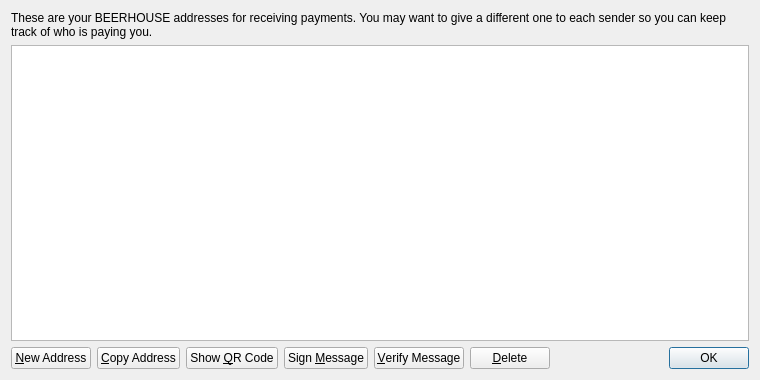
<?xml version="1.0" encoding="UTF-8"?>
<ui version="4.0">
 <class>AddressBookPage</class>
 <widget class="QWidget" name="AddressBookPage">
  <property name="geometry">
   <rect>
    <x>0</x>
    <y>0</y>
    <width>760</width>
    <height>380</height>
   </rect>
  </property>
  <property name="windowTitle">
   <string>Address Book</string>
  </property>
  <layout class="QVBoxLayout" name="verticalLayout">
   <item>
    <widget class="QLabel" name="labelExplanation">
     <property name="text">
      <string>These are your BEERHOUSE addresses for receiving payments. You may want to give a different one to each sender so you can keep track of who is paying you.</string>
     </property>
     <property name="textFormat">
      <enum>Qt::PlainText</enum>
     </property>
     <property name="wordWrap">
      <bool>true</bool>
     </property>
    </widget>
   </item>
   <item>
    <widget class="QTableView" name="tableView">
     <property name="contextMenuPolicy">
      <enum>Qt::CustomContextMenu</enum>
     </property>
     <property name="toolTip">
      <string>Double-click to edit address or label</string>
     </property>
     <property name="tabKeyNavigation">
      <bool>false</bool>
     </property>
     <property name="alternatingRowColors">
      <bool>true</bool>
     </property>
     <property name="selectionMode">
      <enum>QAbstractItemView::SingleSelection</enum>
     </property>
     <property name="selectionBehavior">
      <enum>QAbstractItemView::SelectRows</enum>
     </property>
     <property name="sortingEnabled">
      <bool>true</bool>
     </property>
     <attribute name="verticalHeaderVisible">
      <bool>false</bool>
     </attribute>
    </widget>
   </item>
   <item>
    <layout class="QHBoxLayout" name="horizontalLayout">
     <item>
      <widget class="QPushButton" name="newAddressButton">
       <property name="toolTip">
        <string>Create a new address</string>
       </property>
       <property name="text">
        <string>&amp;New Address</string>
       </property>
       <property name="icon">
        <iconset resource="../bitcoin.qrc">
         <normaloff>:/icons/add</normaloff>:/icons/add</iconset>
       </property>
      </widget>
     </item>
     <item>
      <widget class="QPushButton" name="copyToClipboard">
       <property name="toolTip">
        <string>Copy the currently selected address to the system clipboard</string>
       </property>
       <property name="text">
        <string>&amp;Copy Address</string>
       </property>
       <property name="icon">
        <iconset resource="../bitcoin.qrc">
         <normaloff>:/icons/editcopy</normaloff>:/icons/editcopy</iconset>
       </property>
      </widget>
     </item>
     <item>
      <widget class="QPushButton" name="showQRCode">
       <property name="text">
        <string>Show &amp;QR Code</string>
       </property>
       <property name="icon">
        <iconset resource="../bitcoin.qrc">
         <normaloff>:/icons/qrcode</normaloff>:/icons/qrcode</iconset>
       </property>
      </widget>
     </item>
     <item>
      <widget class="QPushButton" name="signMessage">
       <property name="toolTip">
        <string>Sign a message to prove you own a BEERHOUSE address</string>
       </property>
       <property name="text">
        <string>Sign &amp;Message</string>
       </property>
       <property name="icon">
        <iconset resource="../bitcoin.qrc">
         <normaloff>:/icons/edit</normaloff>:/icons/edit</iconset>
       </property>
      </widget>
     </item>
     <item>
      <widget class="QPushButton" name="verifyMessage">
       <property name="toolTip">
        <string>Verify a message to ensure it was signed with a specified BEERHOUSE address</string>
       </property>
       <property name="text">
        <string>&amp;Verify Message</string>
       </property>
       <property name="icon">
        <iconset resource="../bitcoin.qrc">
         <normaloff>:/icons/transaction_0</normaloff>:/icons/transaction_0</iconset>
       </property>
      </widget>
     </item>
     <item>
      <widget class="QPushButton" name="deleteButton">
       <property name="toolTip">
        <string>Delete the currently selected address from the list</string>
       </property>
       <property name="text">
        <string>&amp;Delete</string>
       </property>
       <property name="icon">
        <iconset resource="../bitcoin.qrc">
         <normaloff>:/icons/remove</normaloff>:/icons/remove</iconset>
       </property>
      </widget>
     </item>
     <item>
      <spacer name="horizontalSpacer">
       <property name="orientation">
        <enum>Qt::Horizontal</enum>
       </property>
       <property name="sizeHint" stdset="0">
        <size>
         <width>40</width>
         <height>20</height>
        </size>
       </property>
      </spacer>
     </item>
     <item>
      <widget class="QDialogButtonBox" name="buttonBox">
       <property name="sizePolicy">
        <sizepolicy hsizetype="Maximum" vsizetype="Fixed">
         <horstretch>0</horstretch>
         <verstretch>0</verstretch>
        </sizepolicy>
       </property>
       <property name="standardButtons">
        <set>QDialogButtonBox::Ok</set>
       </property>
      </widget>
     </item>
    </layout>
   </item>
  </layout>
 </widget>
 <resources>
  <include location="../bitcoin.qrc"/>
 </resources>
 <connections/>
</ui>
